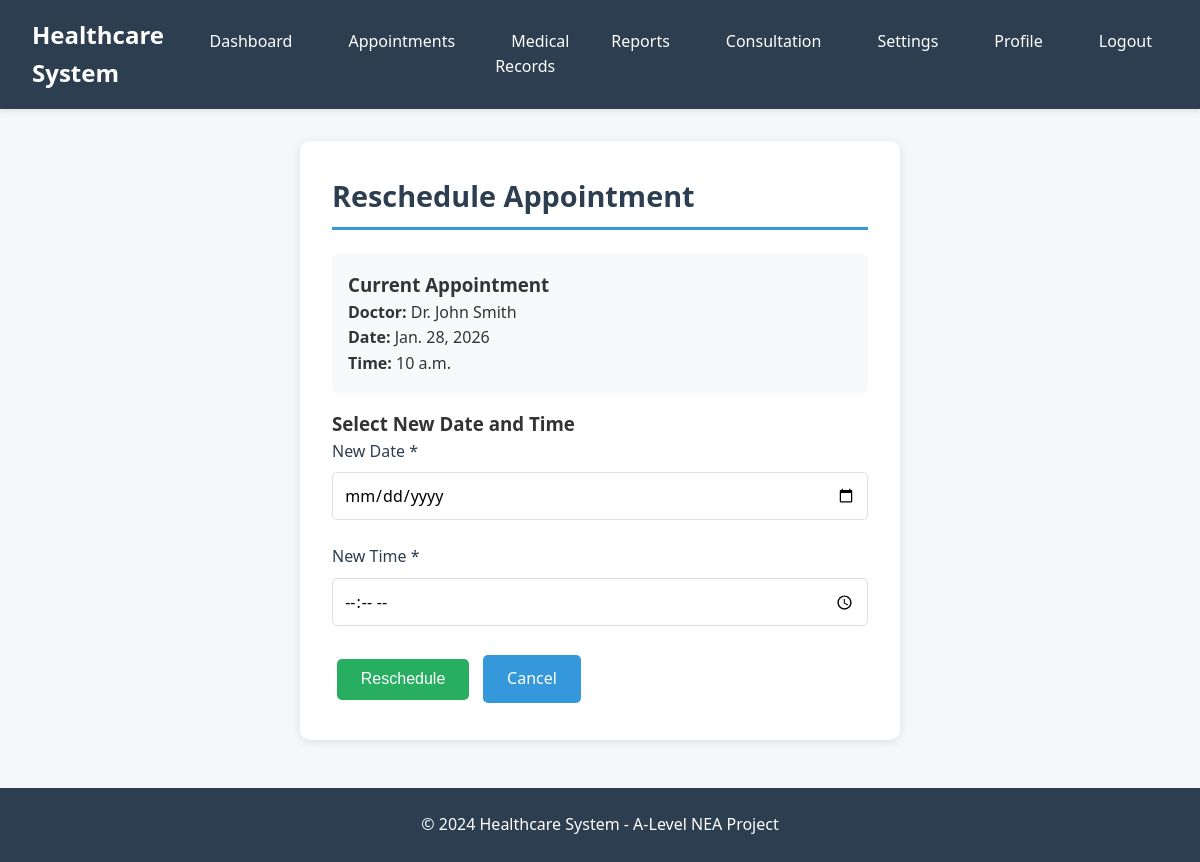
The app's page /appointments/1/reschedule/ (signed in) with its own data.
### appointments/models.py (models this page shows, shortened)
class Appointment(models.Model):
    STATUS_CHOICES = [
        ('scheduled', 'Scheduled'),
        ('confirmed', 'Confirmed'),
        ('completed', 'Completed'),
        ('cancelled', 'Cancelled'),
        ('rescheduled', 'Rescheduled'),
    ]
    patient = models.ForeignKey(PatientProfile, on_delete=models.CASCADE, related_name='appointments')
    doctor = models.ForeignKey(DoctorProfile, on_delete=models.CASCADE, related_name='appointments')
    appointment_date = models.DateField()
    appointment_time = models.TimeField()
    status = models.CharField(max_length=20, choices=STATUS_CHOICES, default='scheduled')
    reason = models.TextField()
    notes = models.TextField(blank=True)
    created_at = models.DateTimeField(auto_now_add=True)
    updated_at = models.DateTimeField(auto_now=True)
    class Meta:
        ordering = ['-appointment_date', '-appointment_time']
        unique_together = ['doctor', 'appointment_date', 'appointment_time']

### accounts/models.py (models this page shows, shortened)
class DoctorProfile(models.Model):
    user_profile = models.OneToOneField(UserProfile, on_delete=models.CASCADE, related_name='doctor_info')
    specialization = models.CharField(max_length=100)
    qualification = models.CharField(max_length=200)
    experience_years = models.IntegerField(default=0)
    license_number = models.CharField(max_length=50, unique=True)
    consultation_fee = models.DecimalField(max_digits=10, decimal_places=2, default=0.00)
    available = models.BooleanField(default=True)
    bio = models.TextField(blank=True)

class UserProfile(models.Model):
    USER_TYPE_CHOICES = [
        ('doctor', 'Doctor'),
        ('patient', 'Patient'),
    ]
    user = models.OneToOneField(User, on_delete=models.CASCADE, related_name='profile')
    user_type = models.CharField(max_length=10, choices=USER_TYPE_CHOICES)
    phone_number = models.CharField(max_length=15, blank=True)
    date_of_birth = models.DateField(null=True, blank=True)
    address = models.TextField(blank=True)
    profile_picture = models.ImageField(upload_to='profile_pics/', blank=True, null=True)
    created_at = models.DateTimeField(auto_now_add=True)
    updated_at = models.DateTimeField(auto_now=True)
    email_notifications = models.BooleanField(default=True)
    sms_notifications = models.BooleanField(default=False)

### appointments/views.py (the view, shortened to what this page needs)
# urls.py: path('<int:pk>/reschedule/', views.reschedule_appointment, name='reschedule'),
@login_required
def reschedule_appointment(request, pk):
    appointment = get_object_or_404(Appointment, pk=pk)
    user_profile = UserProfile.objects.get(user=request.user)
    if user_profile.user_type == 'patient':
        patient_profile = PatientProfile.objects.get(user_profile=user_profile)
        if appointment.patient != patient_profile:
            messages.error(request, 'You do not have permission to reschedule this appointment.')
            return redirect('dashboard:home')
    context = {
        'appointment': appointment,
        'user_profile': user_profile,
    }
    return render(request, 'appointments/reschedule_appointment.html', context)

### templates/appointments/reschedule_appointment.html (shortened to what this page needs)
{% extends 'base.html' %}
{% block content %}
<div class="card" style="max-width: 600px; margin: 2rem auto;">
    <h2 class="card-header">Reschedule Appointment</h2>
    <div style="background-color: #f8f9fa; padding: 1rem; border-radius: 5px; margin-bottom: 1rem;">
        <h3>Current Appointment</h3>
        <p><strong>Doctor:</strong> Dr. {{ appointment.doctor.user_profile.user.get_full_name }}</p>
        <p><strong>Date:</strong> {{ appointment.appointment_date }}</p>
        <p><strong>Time:</strong> {{ appointment.appointment_time }}</p>
    </div>
    <h3>Select New Date and Time</h3>
    <form method="post">
        <div class="form-group">
            <label for="appointment_date">New Date *</label>
            <input type="date" id="appointment_date" name="appointment_date" required>
        </div>
        <div class="form-group">
            <label for="appointment_time">New Time *</label>
            <input type="time" id="appointment_time" name="appointment_time" required>
        </div>
        <button type="submit" class="btn btn-success">Reschedule</button>
        <a href="{% url 'appointments:appointment_detail' appointment.id %}" class="btn">Cancel</a>
    </form>
</div>
{% endblock %}

### templates/base.html (style rules this page uses)
* { margin: 0; padding: 0; box-sizing: border-box; }
body { font-family: 'Segoe UI', Tahoma, Geneva, Verdana, sans-serif; background-color: #f5f7fa; color: #333; line-height: 1.6; }
.card { background: white; border-radius: 10px; padding: 2rem; margin-bottom: 2rem; box-shadow: 0 2px 10px rgba(0,0,0,0.1); }
.card-header { font-size: 1.8rem; margin-bottom: 1.5rem; color: #2c3e50; border-bottom: 3px solid #3498db; padding-bottom: 0.5rem; }
.btn { display: inline-block; padding: 0.7rem 1.5rem; background-color: #3498db; color: white; text-decoration: none; border-radius: 5px; border: none; cursor: pointer; font-size: 1rem; transition: background-color 0.3s; margin: 0.3rem; }
.btn-success { background-color: #27ae60; }
.form-group { margin-bottom: 1.5rem; }
.form-group label { display: block; margin-bottom: 0.5rem; font-weight: 500; color: #2c3e50; }
.form-group input, .form-group select, .form-group textarea { width: 100%; padding: 0.7rem; border: 1px solid #ddd; border-radius: 5px; font-size: 1rem; font-family: inherit; }

### records on screen
Appointment: doctor.user_profile.user.get_full_name "John Smith", appointment_date "Jan. 28, 2026", appointment_time "10 a.m."
